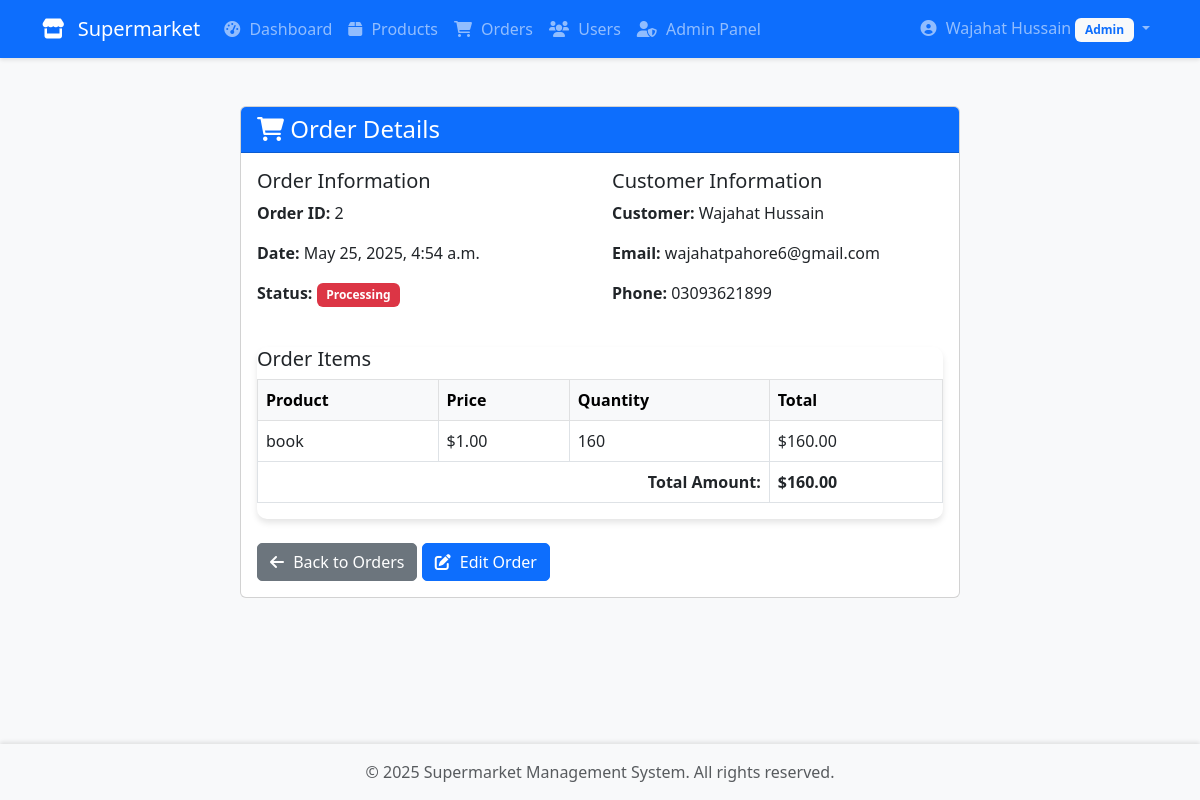
Page /orders/2/ (signed in) on the committed database.
### myapp/models.py (models this page shows, shortened)
class Order(models.Model):
    STATUS_CHOICES = (
        ('pending', 'Pending'),
        ('processing', 'Processing'),
        ('completed', 'Completed'),
        ('cancelled', 'Cancelled'),
    )
    customer = models.ForeignKey(User, on_delete=models.CASCADE, related_name='orders')
    product = models.ForeignKey(Product, on_delete=models.CASCADE)
    quantity = models.IntegerField()
    total_price = models.DecimalField(max_digits=10, decimal_places=2)
    status = models.CharField(max_length=20, choices=STATUS_CHOICES, default='pending')
    created_at = models.DateTimeField(auto_now_add=True)
    updated_at = models.DateTimeField(auto_now=True)
    created_by = models.ForeignKey(User, on_delete=models.SET_NULL, null=True, related_name='created_orders')

class UserProfile(models.Model):
    ROLE_CHOICES = (
        ('admin', 'Admin'),
        ('entry_operator', 'Entry Operator'),
    )
    user = models.OneToOneField(User, on_delete=models.CASCADE)
    profile_image = models.ImageField(upload_to='profile_images/', null=True, blank=True)
    role = models.CharField(max_length=20, choices=ROLE_CHOICES, default='entry_operator')
    phone_number = models.CharField(max_length=15, blank=True)
    address = models.TextField(blank=True)
    date_joined = models.DateTimeField(default=timezone.now)

class Product(models.Model):
    name = models.CharField(max_length=200)
    description = models.TextField()
    price = models.DecimalField(max_digits=10, decimal_places=2)
    quantity_in_stock = models.IntegerField()
    created_at = models.DateTimeField(auto_now_add=True)
    updated_at = models.DateTimeField(auto_now=True)
    created_by = models.ForeignKey(User, on_delete=models.SET_NULL, null=True, related_name='products_created')
    updated_by = models.ForeignKey(User, on_delete=models.SET_NULL, null=True, related_name='products_updated')
    class Meta:
        ordering = ['-updated_at']

### myapp/views.py (the view)
# urls.py: path('orders/<int:pk>/', views.order_detail, name='order_detail'),
@login_required
def order_detail(request, pk):
    order = get_object_or_404(Order, pk=pk)
    if not is_admin(request.user) and order.customer != request.user:
        messages.error(request, 'You do not have permission to view this order.')
        return redirect('order_list')
    return render(request, 'myapp/order_detail.html', {'order': order})

### myapp/views.py (called while the page is built)
def is_admin(user):
    try:
        return user.userprofile.role == 'admin'
    except UserProfile.DoesNotExist:
        return False

### myapp/templates/myapp/order_detail.html (shortened to what this page needs)
{% extends "myapp/base.html" %}
{% block content %}
<div class="container mt-4">
    <div class="row">
        <div class="col-md-8 offset-md-2">
            <div class="card">
                <div class="card-header bg-primary text-white">
                    <h4 class="mb-0">
                        <i class="fas fa-shopping-cart"></i> Order Details
                    </h4>
                </div>
                <div class="card-body">
                    <div class="row mb-4">
                        <div class="col-md-6">
                            <h5>Order Information</h5>
                            <p><strong>Order ID:</strong> {{ order.id }}</p>
                            <p><strong>Date:</strong> {{ order.created_at|date:"F j, Y, g:i a" }}</p>
                            <p><strong>Status:</strong>
                                <span class="badge {% if order.status == 'completed' %}bg-success{% elif order.status == 'pending' %}bg-warning{% else %}bg-danger{% endif %}">
                                    {{ order.status|title }}
                                </span>
                            </p>
                        </div>
                        <div class="col-md-6">
                            <h5>Customer Information</h5>
                            <p><strong>Customer:</strong> {{ order.customer.get_full_name }}</p>
                            <p><strong>Email:</strong> {{ order.customer.email }}</p>
                            <p><strong>Phone:</strong> {{ order.customer.userprofile.phone_number }}</p>
                        </div>
                    </div>
                    <div class="table-responsive">
                        <h5>Order Items</h5>
                        <table class="table table-bordered">
                            <thead class="table-light">
                                <tr>
                                    <th>Product</th>
                                    <th>Price</th>
                                    <th>Quantity</th>
                                    <th>Total</th>
                                </tr>
                            </thead>
                            <tbody>
                                <tr>
                                    <td>{{ order.product.name }}</td>
                                    <td>${{ order.product.price }}</td>
                                    <td>{{ order.quantity }}</td>
                                    <td>${{ order.total_price }}</td>
                                </tr>
                            </tbody>
                            <tfoot>
                                <tr>
                                    <td colspan="3" class="text-end"><strong>Total Amount:</strong></td>
                                    <td><strong>${{ order.total_price }}</strong></td>
                                </tr>
                            </tfoot>
                        </table>
                    </div>
                    <div class="mt-4">
                        <a href="{% url 'order_list' %}" class="btn btn-secondary">
                            <i class="fas fa-arrow-left"></i> Back to Orders
                        </a>
                        {% if user.is_staff %}
                        <a href="{% url 'order_edit' order.id %}" class="btn btn-primary">
                            <i class="fas fa-edit"></i> Edit Order
                        </a>
                        {% endif %}
                    </div>
                </div>
            </div>
        </div>
    </div>
</div>
{% endblock %}

### myapp/templates/myapp/base.html (shortened to what this page needs)
<!DOCTYPE html>
<html lang="en">
  <head>
    <link href="https://cdn.jsdelivr.net/npm/bootstrap@5.3.0/dist/css/bootstrap.min.css"
          rel="stylesheet" />
    <link href="https://cdnjs.cloudflare.com/ajax/libs/font-awesome/6.0.0/css/all.min.css"
          rel="stylesheet" />
    {% load static %}
    <link href="{% static 'myapp/css/style.css' %}" rel="stylesheet" />
  </head>
  <body>
    <nav class="navbar navbar-expand-lg navbar-dark bg-primary">
      <div class="container">
        <a class="navbar-brand" href="{% url 'dashboard' %}">
          <i class="fas fa-store"></i> Supermarket
        </a>
        {% if request.user.is_authenticated %}
          <div class="collapse navbar-collapse" id="navbarNav">
            <ul class="navbar-nav me-auto">
              <li class="nav-item">
                <a class="nav-link" href="{% url 'dashboard' %}">
                  <i class="fas fa-tachometer-alt"></i> Dashboard
                </a>
              </li>
              <li class="nav-item">
                <a class="nav-link" href="{% url 'product_list' %}">
                  <i class="fas fa-box"></i> Products
                </a>
              </li>
              <li class="nav-item">
                <a class="nav-link" href="{% url 'order_list' %}">
                  <i class="fas fa-shopping-cart"></i> Orders
                </a>
              </li>
              {% if request.user.userprofile.role == 'admin' %}
                <li class="nav-item">
                  <a class="nav-link" href="{% url 'user_list' %}">
                    <i class="fas fa-users"></i> Users
                  </a>
                </li>
                <li class="nav-item">
                  <a class="nav-link" href="{% url 'admin:index' %}" target="_blank">
                    <i class="fas fa-user-shield"></i> Admin Panel
                  </a>
                </li>
              {% endif %}
            </ul>
            <ul class="navbar-nav">
              <li class="nav-item dropdown">
                <a class="nav-link dropdown-toggle"
                   href="#"
                   id="navbarDropdown"
                   role="button"
                   data-bs-toggle="dropdown">
                  <i class="fas fa-user-circle"></i>
                  {{ request.user.get_full_name|default:request.user.username }}
                  {% if request.user.userprofile.role == 'admin' %}
                    <span class="badge bg-light text-primary">Admin</span>
                  {% else %}
                    <span class="badge bg-light text-primary">Entry Operator</span>
                  {% endif %}
                </a>
              </li>
            </ul>
          </div>
        {% endif %}
      </div>
    </nav>
    <div class="container mt-4">
      {% block content %}{% endblock %}
    </div>
    <footer class="footer mt-auto py-3 bg-light">
      <div class="container text-center">
        <span class="text-muted">© {% now "Y" %} Supermarket Management System. All rights
        reserved.</span>
      </div>
    </footer>
  </body>
</html>

### myapp/static/myapp/css/style.css (style rules this page uses)
body { background-color: #f8f9fa; min-height: 100vh; display: flex; flex-direction: column; }
.container { flex: 1; }
.navbar { box-shadow: 0 2px 4px rgba(0, 0, 0, 0.1); }
.navbar-brand i { margin-right: 0.5rem; }
.nav-link i { margin-right: 5px; }
.table-responsive { border-radius: 10px; box-shadow: 0 4px 6px rgba(0, 0, 0, 0.1); }
.table th { border-top: none; }
.btn { border-radius: 5px; }
.btn i { margin-right: 5px; }
.badge { padding: 0.5em 0.8em; }
.footer { margin-top: auto; box-shadow: 0 -2px 4px rgba(0, 0, 0, 0.1); }

### rows in the picture
Order: id "2", created_at "May 25, 2025, 4:54 a.m.", status "Processing", customer.get_full_name "Wajahat Hussain", customer.email "wajahatpahore6@gmail.com", customer.userprofile.phone_number "03093621899", product.name "book", product.price "1.00", quantity "160", total_price "160.00"

### other values in the picture
{{ request.user.get_full_name|default:request.user.username }} "Wajahat Hussain"
